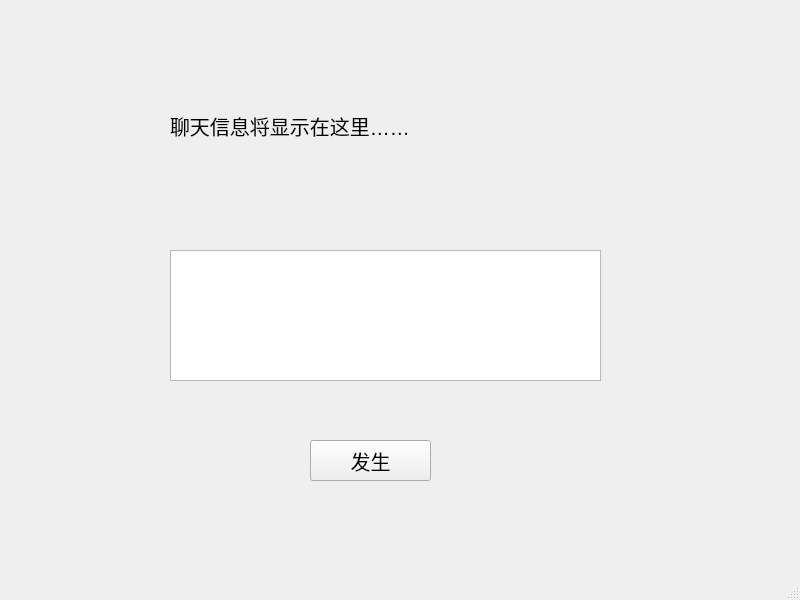
<?xml version="1.0" encoding="UTF-8"?>
<ui version="4.0">
 <class>MainWindow</class>
 <widget class="QMainWindow" name="MainWindow">
  <property name="geometry">
   <rect>
    <x>0</x>
    <y>0</y>
    <width>800</width>
    <height>600</height>
   </rect>
  </property>
  <property name="windowTitle">
   <string>MainWindow</string>
  </property>
  <widget class="QWidget" name="centralwidget">
   <widget class="QTextEdit" name="textEdit">
    <property name="geometry">
     <rect>
      <x>170</x>
      <y>250</y>
      <width>431</width>
      <height>131</height>
     </rect>
    </property>
   </widget>
   <widget class="QLabel" name="label">
    <property name="geometry">
     <rect>
      <x>170</x>
      <y>60</y>
      <width>421</width>
      <height>131</height>
     </rect>
    </property>
    <property name="font">
     <font>
      <pointsize>15</pointsize>
     </font>
    </property>
    <property name="text">
     <string>聊天信息将显示在这里……</string>
    </property>
   </widget>
   <widget class="QPushButton" name="pushButton">
    <property name="geometry">
     <rect>
      <x>310</x>
      <y>440</y>
      <width>121</width>
      <height>41</height>
     </rect>
    </property>
    <property name="font">
     <font>
      <pointsize>15</pointsize>
     </font>
    </property>
    <property name="text">
     <string>发生</string>
    </property>
   </widget>
  </widget>
  <widget class="QMenuBar" name="menubar">
   <property name="geometry">
    <rect>
     <x>0</x>
     <y>0</y>
     <width>800</width>
     <height>23</height>
    </rect>
   </property>
  </widget>
  <widget class="QStatusBar" name="statusbar"/>
 </widget>
 <resources/>
 <connections/>
</ui>
